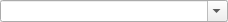
<?xml version="1.0" encoding="UTF-8"?>
<ui version="4.0">
 <class>SpoutReceiverForm</class>
 <widget class="QWidget" name="SpoutReceiverForm">
  <property name="geometry">
   <rect>
    <x>0</x>
    <y>0</y>
    <width>228</width>
    <height>20</height>
   </rect>
  </property>
  <property name="windowTitle">
   <string>Form</string>
  </property>
  <layout class="QVBoxLayout" name="verticalLayout">
   <property name="leftMargin">
    <number>0</number>
   </property>
   <property name="topMargin">
    <number>0</number>
   </property>
   <property name="rightMargin">
    <number>0</number>
   </property>
   <property name="bottomMargin">
    <number>0</number>
   </property>
   <item>
    <widget class="QComboBox" name="mName">
     <property name="editable">
      <bool>true</bool>
     </property>
    </widget>
   </item>
  </layout>
 </widget>
 <resources/>
 <connections/>
</ui>
